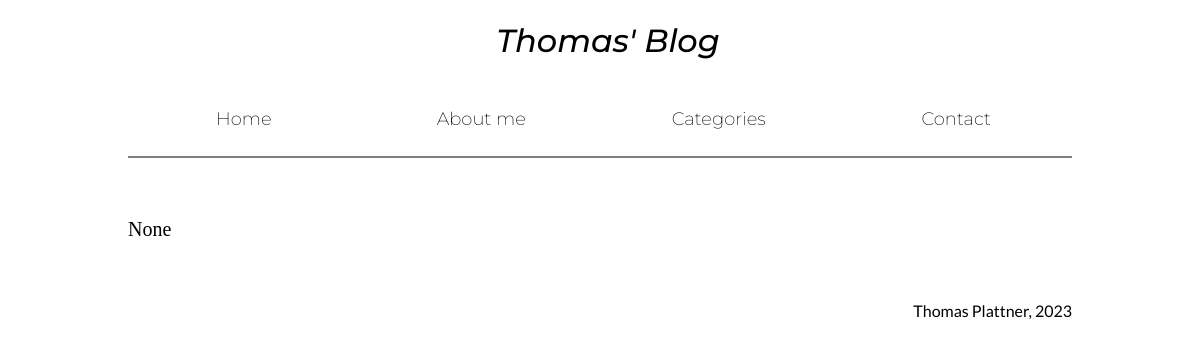
Before: /blog/cars with the older database file.
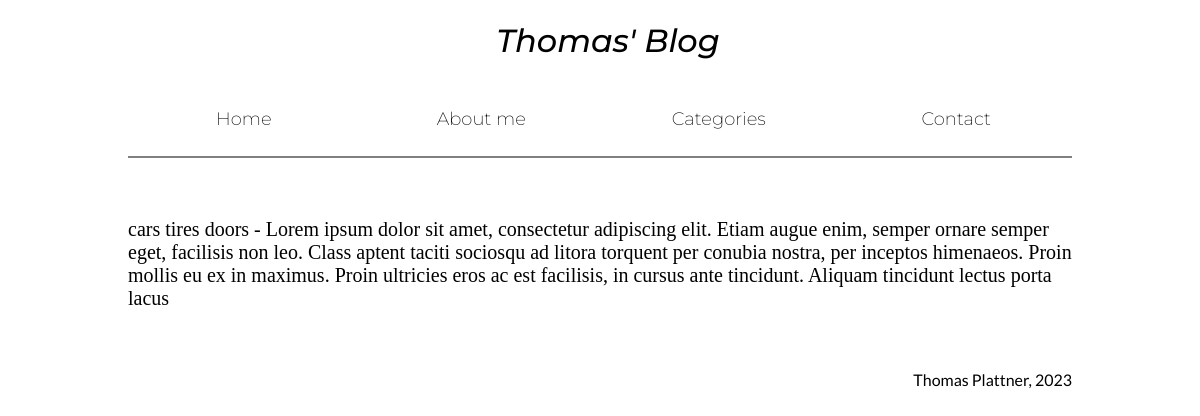
After: the same page with the newer database file.
### app/articles/models.py (models this page shows)
class Article(db.Model, CRUDMixin):
    __tablename__ = 'article'
    id = db.Column(db.Integer, primary_key=True)
    title = db.Column(db.String(80), unique=True)
    icon = db.Column(db.String(30))
    text = db.Column(db.String(20000))
    date = db.Column(db.DateTime, nullable=False, default=datetime.utcnow)
    image_name = db.Column(db.String(30))  #needed? How does naming work?
    image_alt = db.Column(db.String(80))
    user_id = db.Column(db.Integer, db.ForeignKey('user.id', name='fk_user_id'))
    article_categories = db.relationship('ArticleCategory', backref='article', lazy=True)

### app/articles/routes.py (the view)
@blueprint.route('/blog/<slug>')
def blog(slug):
    blogs = Article.query.all()
    for article in blogs:
        if slug.title() == article.title:
            text = article.text
            print(text)
            return render_template('articles/article_template.html', text=text)
            break
    else:
        message = "Sorry, we couldn't find the article about " + slug + " :( "
        return render_template('/base.html', message=message)

### app/templates/articles/article_template.html (shortened to what this page needs)
{% extends 'base.html' %}
{% block main %}
    {{ text }}
{% endblock %}

Changed rows visible on the page:
now on this page (row edited): Article: text "cars tires doors - Lorem ipsum dolor sit amet, consectetur adipiscing elit. Etiam augue enim, semper ornare semper eget, facilisis non leo. Class aptent taciti sociosqu ad litora torquent per conubia nostra, per inceptos himenaeos. Proin mollis eu ex in maximus. Proin ultricies eros ac est facilisis, in cursus ante tincidunt. Aliquam tincidunt lectus porta lacus"
Other visible differences:
{{ text }}: "None" → (not shown)
